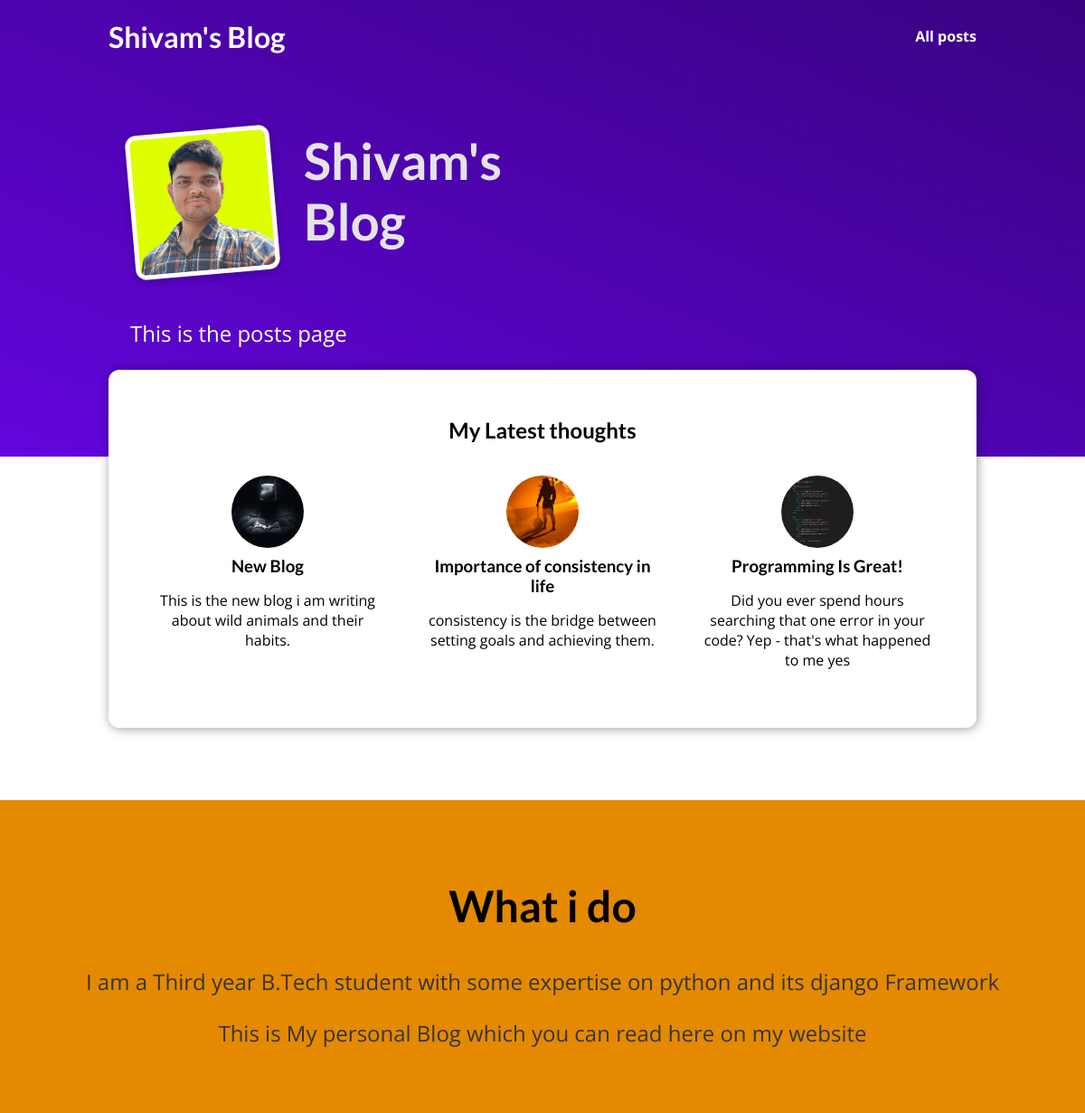
The page / on the database its author committed.
### blog/models.py (models this page shows, shortened)
class Blog(models.Model):
    title=models.CharField(max_length=50,null=False)
    image=models.ImageField(upload_to="images",null=True)
    excerpt=models.CharField(max_length=100)
    date=models.DateField()
    slug=models.SlugField(default="",blank=True, null=False,db_index=True)
    content=models.TextField(max_length=10000)
    author=models.ForeignKey(Author,on_delete=models.CASCADE,related_name="blogs",null=True)
    tags=models.ManyToManyField(Tags,null=True)

### blog/views.py (the view)
# urls.py: path("", views.StartingPage.as_view(), name="starting-page"),
class StartingPage(ListView):
    template_name="blog/index.html"
    model=Blog
    ordering=["-date"]
    context_object_name="posts"
    def get_queryset(self) -> QuerySet[Any]:
        querySet= super().get_queryset()
        data=querySet[:3]
        return data

### blog/templates/blog/index.html (shortened to what this page needs)
{% extends "base.html" %}
{% load static %}
{% block css_files %}
<link rel="stylesheet" href="{% static "blog/index.css" %}" />
<link rel="stylesheet" href="{% static "blog/post.css" %}" />
{% endblock %}
{% block content %}
<section id="welcome">
<header>
    <img src="{% static "blog/images/shivam.jpeg" %}" alt="Shivam-The Author of this blog"/>
    <h2>Shivam's Blog</h2>
</header>
<p>This is the posts page</p>
</section>
<section id="latest-posts">
    <h2>My Latest thoughts</h2>
<ul>{% for post in posts %}
    {% include "blog/includes/post.html" %}
    {% endfor %}
</ul>
</section>
<section id="about">
    <h2>What i do</h2>
    <p>I am a Third year B.Tech student with some expertise on python and its django Framework</p>
    <p>This is My personal Blog which you can read here on my website</p>
</section>
{% endblock %}

### blog/templates/blog/includes/post.html
{% load static %}
<li><article class="post">
    <a href="{% url "post-detail-page" post.slug %}">
        <img src="{{post.image.url}}" alt={{post.title}}/>
        <div class="post_content">
            <h3>{{post.title}}</h3>
            <p>{{post.excerpt}}</p>
        </div>
    </a>
</article>
</li>

### static/app.css (style rules this page uses)
* { box-sizing: border-box; }
html { font-family: 'Open Sans', 'Lato', sans-serif; }
body { margin: 0; }
h1, h2, h3 { font-family: 'Lato', sans-serif; font-weight: bold; }

### blog/static/blog/index.css (style rules this page uses)
#welcome { background: linear-gradient(to right top, #6305dd, #390281); padding: 6rem 12%; }
#welcome header { display: flex; align-items: flex-start; margin: 3rem auto; }
#welcome img { width: 10rem; height: 10rem; object-fit: cover; object-position: top; border: 5px solid white; border-radius: 12px; background-color: #ffe1bf; transform: rotateZ(-5deg); box-shadow: 0 2px 8px rgba(0, 0, 0, 0.25); }
#welcome h2 { font-size: 3.5rem; margin: 0 0 0 2rem; color: #e4e4e4; width: 10rem; }
#welcome p { color: white; font-size: 1.5rem; }
#latest-posts { background-color: white; padding: 2rem; border-radius: 12px; width: 60rem; margin: -6rem auto 2rem auto; box-shadow: 1px 1px 12px rgba(0, 0, 0, 0.4); }
#latest-posts h2 { text-align: center; }
#latest-posts ul { list-style: none; margin: 0; padding: 0; display: flex; gap: 1rem; }
#latest-posts li { flex: 1; }
#about { text-align: center; padding: 3rem; background-color: #e48900; margin-top: 5rem; }
#about h2 { font-size: 3rem; }
#about p { font-size: 1.5rem; color: #353535; }

### blog/static/blog/post.css (style rules this page uses)
.post { display: flex; flex-direction: column; align-items: center; text-align: center; }
.post a { text-decoration: none; color: black; transition: all 0.2s ease; padding: 1rem; }
.post img { width: 5rem; height: 5rem; object-fit: cover; border-radius: 50%; }
.post h3 { margin: 0.25rem 0; }

### rows shown on the page
Blog: image (picture), title "New Blog", excerpt "This is the new blog i am writing about wild animals and their habits."
Blog: image (picture), title "Importance of consistency in life", excerpt "consistency is the bridge between setting goals and achieving them."
Blog: image (picture), title "Programming Is Great!", excerpt "Did you ever spend hours searching that one error in your code? Yep - that's what happened to me yes"
